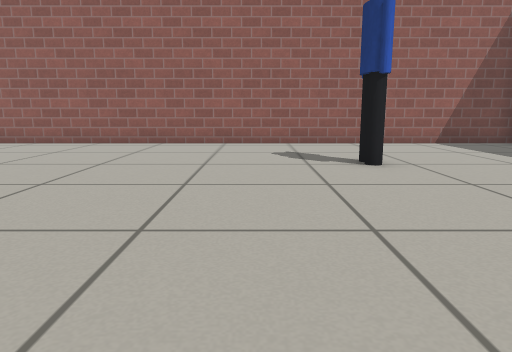
view 1 (above)

18 first-person views from a walk through a robot-simulator world made for Gazebo. The camera is 0.5 m above the floor, tilts 10° down and sees 70° across. Floor lines are 1 m apart. The floor is counted in squares, 0.5 m on a side. Each view is taken from the middle of a square. On the plan, view 1 faces up. The plan holds only what a view shows up to about 13 squares ahead; the rest is blank. Gazebo's built-in surfaces are drawn with simple patterns. Simple shapes stand in for some stock models.

view 2
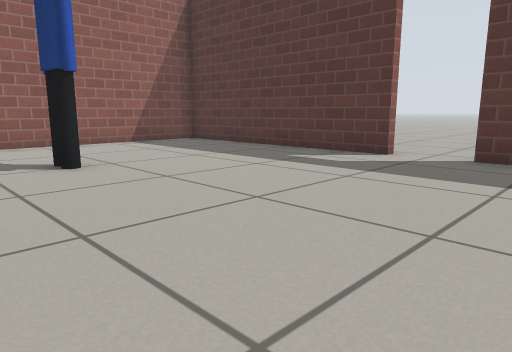

view 3
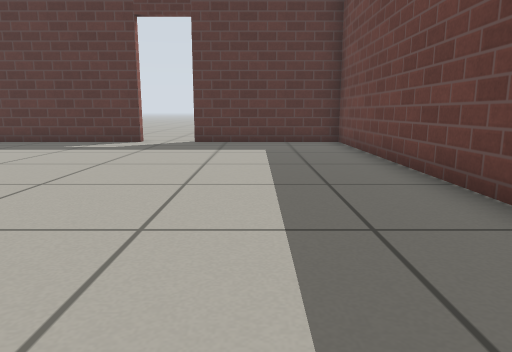

view 4
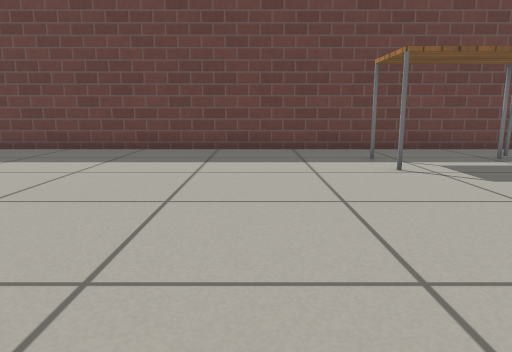

view 5
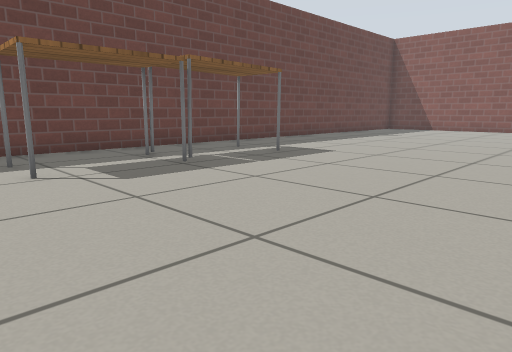

view 6
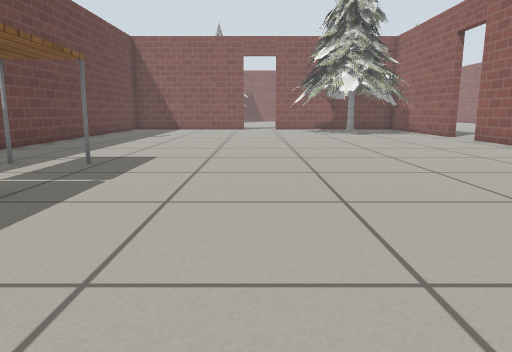

view 7
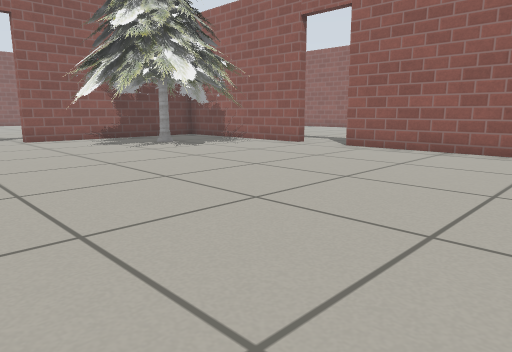

view 8
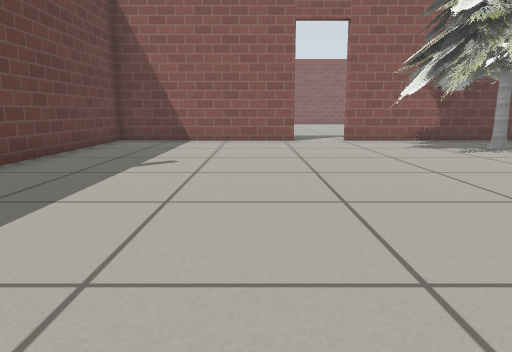

view 9
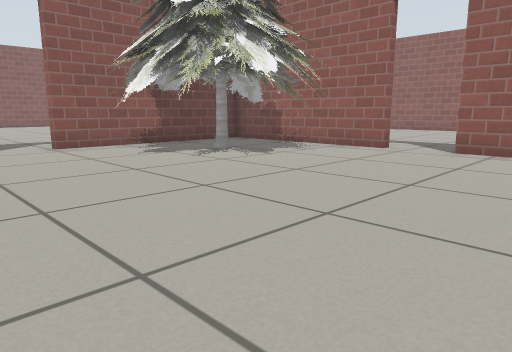

view 10
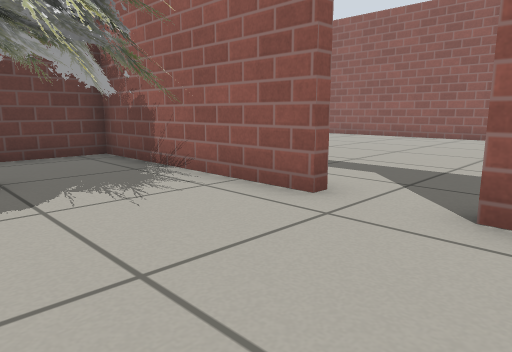

view 11
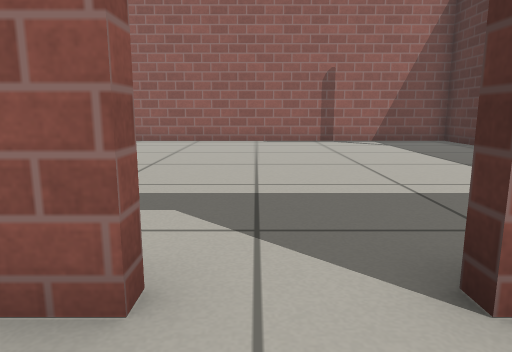

view 12
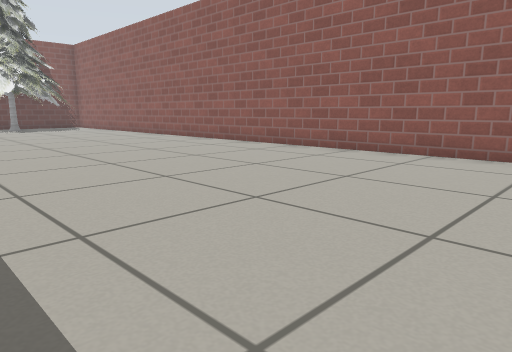

view 13
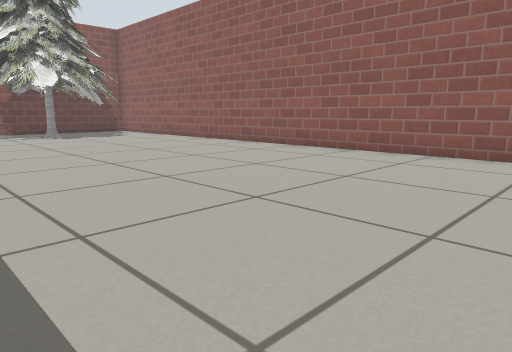

view 14
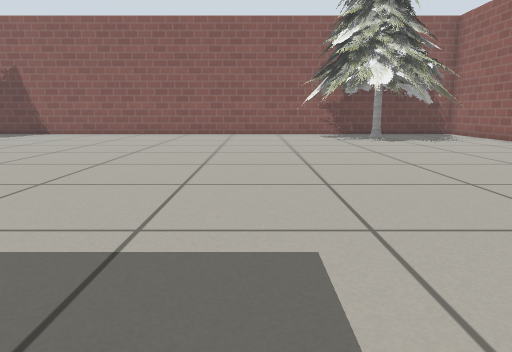

view 15
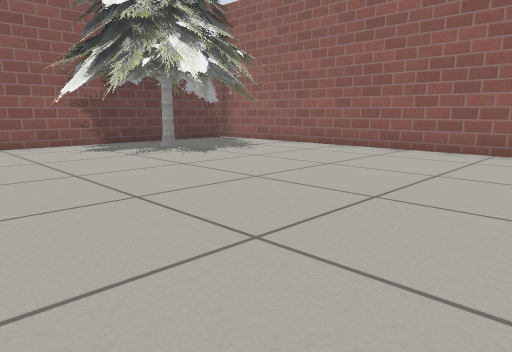

view 16
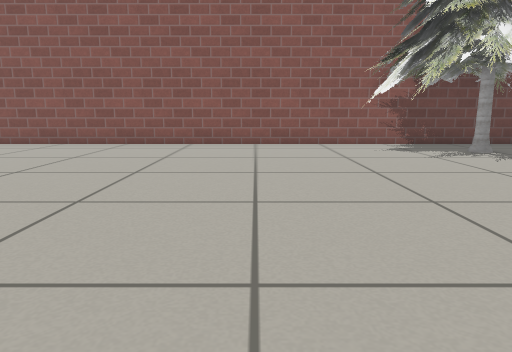

view 17
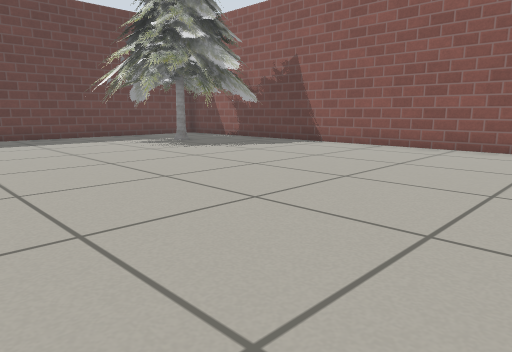

view 18
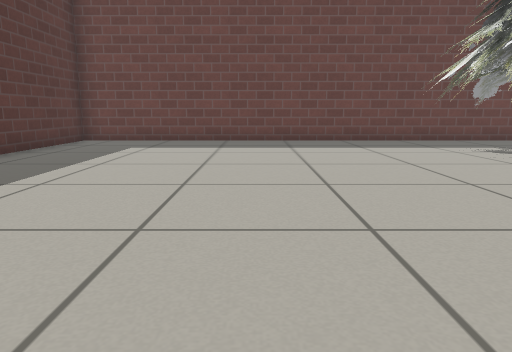

### Floor plan
Points are (right, up) in squares from view 1. A wall is a line through its corners. A room is listed if a view was taken in it or the views show most of it. See-through windows are left out.
Room 1 (views 1, 2, 3, 4, 5, 6, 7, 8, 9, 10, 11)
walls: (-13.6, 11.6) (-17.9, 11.6); (-19.6, 11.6) (-23, 11.6); (8.2, 3.8) (8.2, 11.1); (-25.7, 3.4) (-25.7, -2.8) (8.2, -2.8) (8.2, 2.1); (8.1, 11.6) (-8.1, 11.6); (-25.7, 8.6) (-25.7, 5.1)
ways out: open door at (-26, 4.5) to room 2; open door at (-18.5, 12) to room 2; open door at (8, 2.5)
objects: pine tree (-25, 6) to (-20, 11); table (-12, -1) to (-10, 1); table (-9, -1) to (-6, 1); person (2, 7) to (2, 8)
Room 2 (views 12, 13, 14, 15, 16, 17, 18)
walls: (-42.4, 17.5) (-42.4, 3); (-40.9, -2.8) (-26, -2.8) (-26, 1.5); (-12.5, 20.7) (-12.5, 22.7) (-40.8, 22.7)
ways out: open door at (-26, 4.5) to room 1; open door at (-18.5, 12) to room 1
objects: pine tree (-43, 16) to (-37, 21); pine tree (-41, -2) to (-37, 3)
Room 3 (no view inside)
walls: (-23, 11.6) (-25.7, 11.6) (-25.7, 8.6)

Positions as (right, up) in squares from view 1, and headings:
1: (0, 0), facing up
2: (0, 0), facing up-right
3: (-4, 0), facing right
4: (-4, 7), facing down
5: (-5, 7), facing down-left
6: (-5, 4), facing left
7: (-12, 2), facing up-left
8: (-13, 2), facing left
9: (-15, 2), facing up-left
10: (-17, 8), facing up-left
11: (-19, 10), facing up
12: (-18, 14), facing up-left
13: (-24, 14), facing up-left
14: (-26, 14), facing left
15: (-31, 13), facing up-left
16: (-31, 13), facing left
17: (-32, 12), facing down-left
18: (-32, 10), facing down
